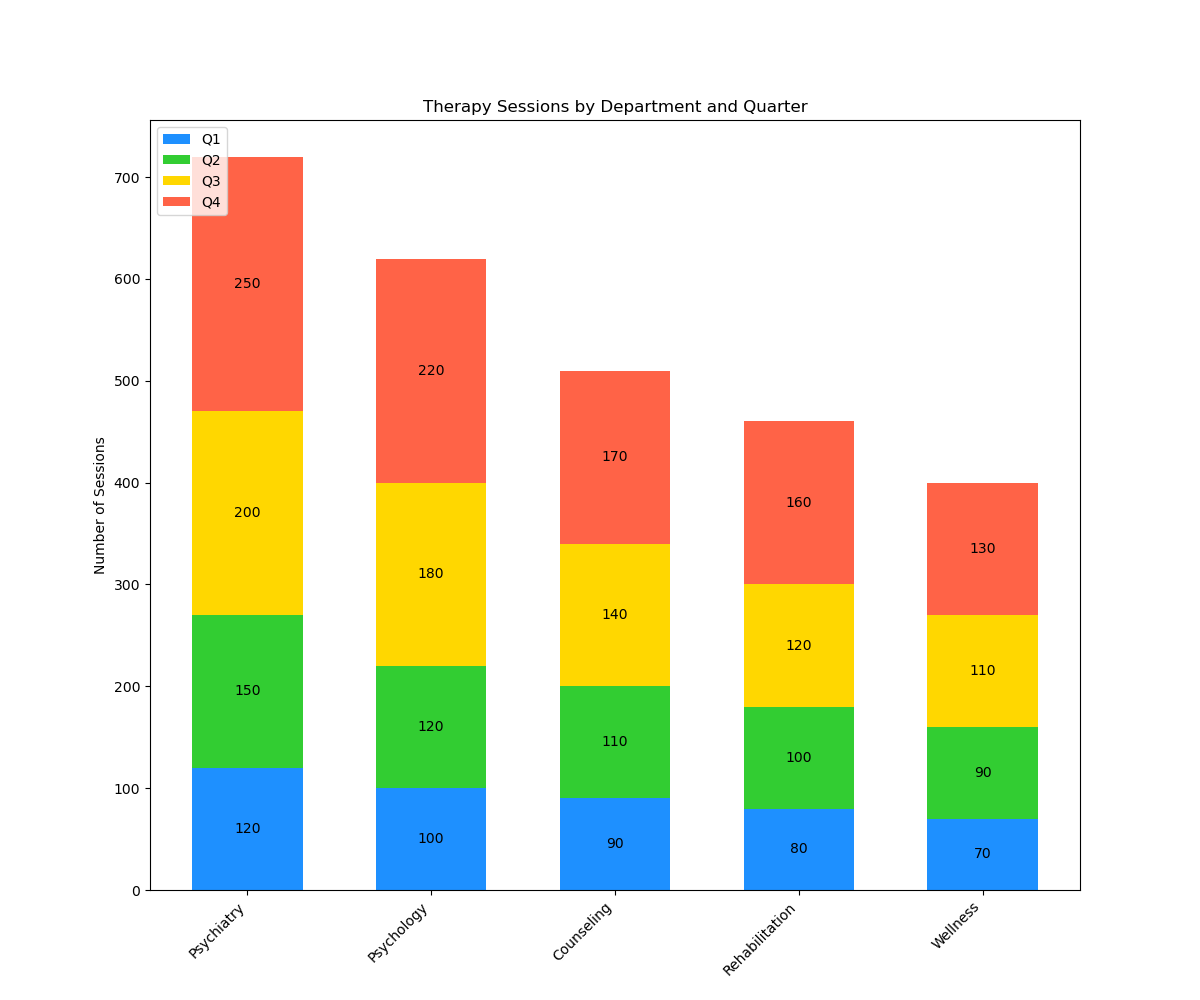

Python code for this plot:

import matplotlib.pyplot as plt
import numpy as np

# Data
departments = ['Psychiatry', 'Psychology', 'Counseling', 'Rehabilitation', 'Wellness']
Q1_Sessions = np.array([120, 100, 90, 80, 70])
Q2_Sessions = np.array([150, 120, 110, 100, 90])
Q3_Sessions = np.array([200, 180, 140, 120, 110])
Q4_Sessions = np.array([250, 220, 170, 160, 130])

ind = np.arange(len(Q1_Sessions))  # the x locations for the groups
width = 0.6       # the width of the bars: can also be len(x) sequence

fig, ax = plt.subplots(figsize=(12, 10))

p1 = ax.bar(ind, Q1_Sessions, width, color='#1E90FF')
p2 = ax.bar(ind, Q2_Sessions, width, bottom=Q1_Sessions, color='#32CD32')
p3 = ax.bar(ind, Q3_Sessions, width, bottom=Q1_Sessions + Q2_Sessions, color='#FFD700')
p4 = ax.bar(ind, Q4_Sessions, width, bottom=Q1_Sessions + Q2_Sessions + Q3_Sessions, color='#FF6347')

ax.set_ylabel('Number of Sessions')
ax.set_title('Therapy Sessions by Department and Quarter')
ax.set_xticks(ind)
ax.set_xticklabels(departments, rotation=45, ha='right')
ax.legend((p1[0], p2[0], p3[0], p4[0]), ('Q1', 'Q2', 'Q3', 'Q4'), loc='upper left')
ax.bar_label(p1, label_type='center')
ax.bar_label(p2, label_type='center')
ax.bar_label(p3, label_type='center')
ax.bar_label(p4, label_type='center')

plt.show()
